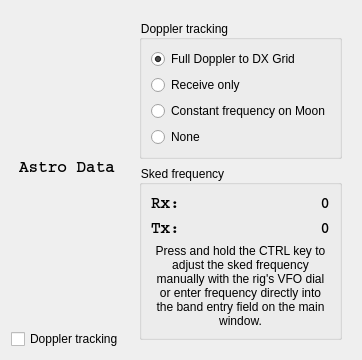
<?xml version="1.0" encoding="UTF-8"?>
<ui version="4.0">
 <class>Astro</class>
 <widget class="QWidget" name="Astro">
  <property name="geometry">
   <rect>
    <x>0</x>
    <y>0</y>
    <width>359</width>
    <height>342</height>
   </rect>
  </property>
  <property name="sizePolicy">
   <sizepolicy hsizetype="Preferred" vsizetype="Preferred">
    <horstretch>0</horstretch>
    <verstretch>0</verstretch>
   </sizepolicy>
  </property>
  <layout class="QGridLayout" name="gridLayout">
   <property name="sizeConstraint">
    <enum>QLayout::SetFixedSize</enum>
   </property>
   <item row="0" column="1">
    <widget class="QWidget" name="doppler_widget" native="true">
     <property name="styleSheet">
      <string notr="true">* {
	font-weight: normal;
}</string>
     </property>
     <layout class="QVBoxLayout" name="verticalLayout">
      <item>
       <widget class="QGroupBox" name="groupBox">
        <property name="title">
         <string>Doppler tracking</string>
        </property>
        <layout class="QVBoxLayout" name="verticalLayout_2">
         <item>
          <widget class="QRadioButton" name="rbFullTrack">
           <property name="toolTip">
            <string>&lt;html&gt;&lt;head/&gt;&lt;body&gt;&lt;p&gt;One station does all Doppler shift correction, their QSO partner receives and transmits on the sked frequency.&lt;/p&gt;&lt;p&gt;If the rig does not accept CAT QSY commands while transmitting a single correction is applied for the whole transmit period.&lt;/p&gt;&lt;/body&gt;&lt;/html&gt;</string>
           </property>
           <property name="text">
            <string>Full Doppler to DX Grid</string>
           </property>
           <property name="checked">
            <bool>true</bool>
           </property>
          </widget>
         </item>
         <item>
          <widget class="QRadioButton" name="rbRxOnly">
           <property name="toolTip">
            <string>&lt;html&gt;&lt;head/&gt;&lt;body&gt;&lt;p&gt;Both stations do full correction to their QSO partner's grid square during receive, no correction is applied on transmit.&lt;/p&gt;&lt;p&gt;This mode facilitates accurate Doppler shift correction when one or both stations have a rig that does not accept CAT QSY commands while transmitting.&lt;/p&gt;&lt;/body&gt;&lt;/html&gt;</string>
           </property>
           <property name="text">
            <string>Receive only</string>
           </property>
          </widget>
         </item>
         <item>
          <widget class="QRadioButton" name="rbConstFreqOnMoon">
           <property name="toolTip">
            <string>&lt;html&gt;&lt;head/&gt;&lt;body&gt;&lt;p&gt;Both stations correct for Doppler shift such that they would be heard on the moon at the sked frequency.&lt;/p&gt;&lt;p&gt;If the rig does not accept CAT QSY commands while transmitting a single correction is applied for the whole transmit period.&lt;/p&gt;&lt;/body&gt;&lt;/html&gt;</string>
           </property>
           <property name="text">
            <string>Constant frequency on Moon</string>
           </property>
           <property name="checked">
            <bool>false</bool>
           </property>
          </widget>
         </item>
         <item>
          <widget class="QRadioButton" name="rbNoDoppler">
           <property name="toolTip">
            <string>&lt;html&gt;&lt;head/&gt;&lt;body&gt;&lt;p&gt;No Doppler shift correction is applied. This may be used when the QSO partner does full Doppler correction to your grid square.&lt;/p&gt;&lt;/body&gt;&lt;/html&gt;</string>
           </property>
           <property name="text">
            <string>None</string>
           </property>
           <property name="checked">
            <bool>false</bool>
           </property>
          </widget>
         </item>
        </layout>
       </widget>
      </item>
      <item>
       <widget class="QGroupBox" name="groupBox_3">
        <property name="enabled">
         <bool>true</bool>
        </property>
        <property name="title">
         <string>Sked frequency</string>
        </property>
        <layout class="QGridLayout" name="gridLayout_2" columnstretch="0,1">
         <item row="1" column="1">
          <widget class="QLabel" name="sked_tx_frequency_label">
           <property name="styleSheet">
            <string notr="true">* {
	font-family: Courier;
	font-size: 12pt;
	font-weight: bold;
}</string>
           </property>
           <property name="text">
            <string>0</string>
           </property>
           <property name="alignment">
            <set>Qt::AlignRight|Qt::AlignTrailing|Qt::AlignVCenter</set>
           </property>
          </widget>
         </item>
         <item row="0" column="1">
          <widget class="QLabel" name="sked_frequency_label">
           <property name="styleSheet">
            <string notr="true">* {
	font-family: Courier;
	font-size: 12pt;
	font-weight: bold;
}</string>
           </property>
           <property name="text">
            <string>0</string>
           </property>
           <property name="alignment">
            <set>Qt::AlignRight|Qt::AlignTrailing|Qt::AlignVCenter</set>
           </property>
          </widget>
         </item>
         <item row="0" column="0">
          <widget class="QLabel" name="label">
           <property name="styleSheet">
            <string notr="true">* {
	font-family: Courier;
	font-size: 12pt;
	font-weight: bold;
}</string>
           </property>
           <property name="text">
            <string>Rx:</string>
           </property>
          </widget>
         </item>
         <item row="1" column="0">
          <widget class="QLabel" name="label_2">
           <property name="styleSheet">
            <string notr="true">* {
	font-family: Courier;
	font-size: 12pt;
	font-weight: bold;
}</string>
           </property>
           <property name="text">
            <string>Tx:</string>
           </property>
          </widget>
         </item>
         <item row="2" column="0" colspan="2">
          <widget class="QLabel" name="label_3">
           <property name="text">
            <string>&lt;html&gt;&lt;head/&gt;&lt;body&gt;&lt;p&gt;Press and hold the CTRL key to adjust the sked frequency manually with the rig's VFO dial or enter frequency directly into the band entry field on the main window.&lt;/p&gt;&lt;/body&gt;&lt;/html&gt;</string>
           </property>
           <property name="textFormat">
            <enum>Qt::AutoText</enum>
           </property>
           <property name="alignment">
            <set>Qt::AlignCenter</set>
           </property>
           <property name="wordWrap">
            <bool>true</bool>
           </property>
          </widget>
         </item>
        </layout>
       </widget>
      </item>
      <item>
       <spacer name="verticalSpacer_2">
        <property name="orientation">
         <enum>Qt::Vertical</enum>
        </property>
        <property name="sizeHint" stdset="0">
         <size>
          <width>0</width>
          <height>0</height>
         </size>
        </property>
       </spacer>
      </item>
     </layout>
    </widget>
   </item>
   <item row="0" column="0">
    <layout class="QVBoxLayout" name="verticalLayout_3">
     <item alignment="Qt::AlignHCenter">
      <widget class="QLabel" name="text_label">
       <property name="sizePolicy">
        <sizepolicy hsizetype="Preferred" vsizetype="MinimumExpanding">
         <horstretch>0</horstretch>
         <verstretch>0</verstretch>
        </sizepolicy>
       </property>
       <property name="styleSheet">
        <string notr="true">* {
	font-family: Courier;
	font-size: 12pt;
	font-weight: bold;
}</string>
       </property>
       <property name="frameShadow">
        <enum>QFrame::Sunken</enum>
       </property>
       <property name="text">
        <string>Astro Data</string>
       </property>
       <property name="alignment">
        <set>Qt::AlignCenter</set>
       </property>
       <property name="margin">
        <number>6</number>
       </property>
      </widget>
     </item>
     <item>
      <layout class="QHBoxLayout" name="horizontalLayout">
       <item>
        <widget class="QCheckBox" name="cbDopplerTracking">
         <property name="styleSheet">
          <string notr="true"/>
         </property>
         <property name="text">
          <string>Doppler tracking</string>
         </property>
        </widget>
       </item>
      </layout>
     </item>
    </layout>
   </item>
  </layout>
 </widget>
 <resources/>
 <connections/>
</ui>
